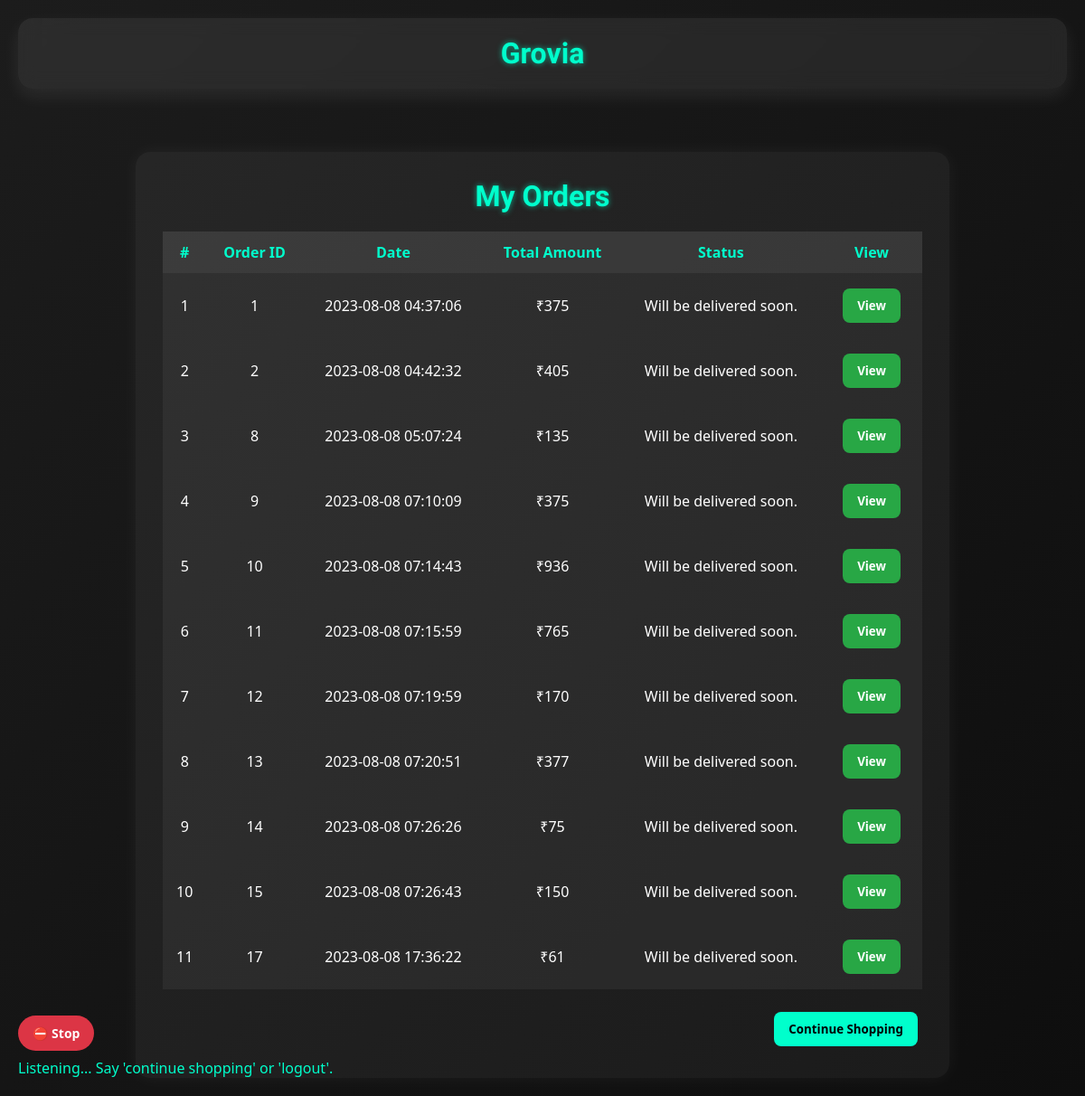
Page /orders/4 (signed in) on the committed database.
### vault.py (models this page shows, shortened)
class Order_Detail(Base):
    __tablename__ = 'order_detail'
    id = Column(Integer, primary_key=True, autoincrement=True)
    user_id = Column('user_id', Integer)
    total = Column('total', Integer)
    created_at = Column('created_at', String)

### user_routes.py (the view)
@app.route('/orders/<int:pid>')
@login_required
def my_orders(pid):
    if session['user'] != pid:
        flash("Unauthorized access to orders.", "danger")
        return redirect('/home')
    orders = agent.query(Order_Detail).filter(Order_Detail.user_id == pid).all()
    return render_template('user/orders.html', orders=orders)

### user_routes.py (called while the page is built)
def login_required(f):
    @wraps(f)
    def decorated_function(*args, **kwargs):
        if 'user' not in session:
            return render_template('login/login.html')
        return f(*args, **kwargs)
    return decorated_function

### templates/user/orders.html (shortened to what this page needs)
<!DOCTYPE html>
<html lang="en">
<head>
</head>
<body>
  <div class="main">
    <div class="navigation">
      <h2><a href="/">Grovia</a></h2>
    </div>
  </div>
  <div class="container">
    <div class="card">
      <h1>My Orders</h1>
      <table class="table">
        <thead>
          <tr>
            <th>#</th>
            <th>Order ID</th>
            <th>Date</th>
            <th>Total Amount</th>
            <th>Status</th>
            <th>View</th>
          </tr>
        </thead>
        <tbody id="order-items">
          {% if orders %}
            {% for order in orders %}
              <tr>
                <td>{{ loop.index }}</td>
                <td>{{ order.id }}</td>
                <td>{{ order.created_at }}</td>
                <td>₹{{ order.total }}</td>
                <td>Will be delivered soon.</td>
                <td>
                  <a href="/ordered_products/{{ order.id }}">
                    <button class="btn btn-success">View</button>
                  </a>
                </td>
              </tr>
            {% endfor %}
          {% else %}
            <tr>
              <td colspan="6">No orders found.</td>
            </tr>
          {% endif %}
        </tbody>
      </table>
      <div class="d-flex">
        <button class="btn btn-primary" onclick="location.href='/home'">Continue Shopping</button>
      </div>
    </div>
  </div>
  <div style="position: fixed; bottom: 20px; left: 20px;">
    <button id="stopMicBtn" style="display:none;">⛔ Stop</button>
    <p id="ai-response"></p>
  </div>
</body>
</html>

### templates/user/orders.html (style rules this page uses)
* { margin: 0; padding: 0; box-sizing: border-box; font-family: 'Segoe UI', sans-serif; }
body { color: #ffffff; min-height: 100vh; background: linear-gradient(-45deg, #202020, #000000, #1c1c1c); background-size: 400% 400%; animation: gradientShift 20s ease infinite; display: flex; flex-direction: column; align-items: center; }
.main { width: 100%; max-width: 1200px; padding: 20px; }
.container { max-width: 900px; width: 95%; margin: 20px auto; }
.navigation { background: rgba(255, 255, 255, 0.07); padding: 20px 30px; display: flex; justify-content: center; align-items: center; border-radius: 16px; backdrop-filter: blur(10px); box-shadow: 0 8px 20px rgba(255, 255, 255, 0.08); margin-bottom: 30px; }
.navigation h2 a { font-family: 'Orbitron', sans-serif; color: #00ffcc; font-size: 2rem; font-weight: 700; text-shadow: 0 0 6px rgba(0, 255, 204, 0.6); text-decoration: none; }
.card { background-color: rgba(255, 255, 255, 0.05); color: #ffffff; border-radius: 16px; box-shadow: 0 0 20px rgba(255,255,255,0.05); padding: 30px; }
.card h1 { font-family: 'Orbitron', sans-serif; font-size: 2rem; text-align: center; margin-bottom: 20px; color: #00ffcc; text-shadow: 0 0 6px rgba(0, 255, 204, 0.6); }
.table { width: 100%; border-collapse: collapse; }
.table th, .table td { color: #ffffff; text-align: center; vertical-align: middle; padding: 12px; }
.table th { color: #00ffcc; font-weight: 600; font-size: 1rem; }
.table thead { background: rgba(255, 255, 255, 0.1); }
.table tbody tr { background: rgba(255, 255, 255, 0.05); transition: background 0.3s; }
.btn { border: none; border-radius: 8px; padding: 10px 16px; font-weight: 600; cursor: pointer; transition: transform 0.2s, box-shadow 0.2s; margin: 5px; }
.btn-primary { background-color: #00ffcc; color: #000; }
.btn-success { background-color: #28a745; color: #fff; }
.d-flex { margin-top: 20px; display: flex; justify-content: flex-end; }
#aiMicBtn, #stopMicBtn { padding: 10px 16px; border: none; border-radius: 20px; font-size: 14px; font-weight: 600; transition: background-color 0.3s, transform 0.2s; }
#stopMicBtn { background-color: #dc3545; color: #fff; }
#ai-response { color: #00ffcc; font-weight: 500; font-size: 1rem; margin-top: 8px; }

### rows in the picture
Order_Detail: id "1", created_at "2023-08-08 04:37:06", total "375"
Order_Detail: id "2", created_at "2023-08-08 04:42:32", total "405"
Order_Detail: id "8", created_at "2023-08-08 05:07:24", total "135"
Order_Detail: id "9", created_at "2023-08-08 07:10:09", total "375"
Order_Detail: id "10", created_at "2023-08-08 07:14:43", total "936"
Order_Detail: id "11", created_at "2023-08-08 07:15:59", total "765"
Order_Detail: id "12", created_at "2023-08-08 07:19:59", total "170"
Order_Detail: id "13", created_at "2023-08-08 07:20:51", total "377"
Order_Detail: id "14", created_at "2023-08-08 07:26:26", total "75"
Order_Detail: id "15", created_at "2023-08-08 07:26:43", total "150"
Order_Detail: id "17", created_at "2023-08-08 17:36:22", total "61"
